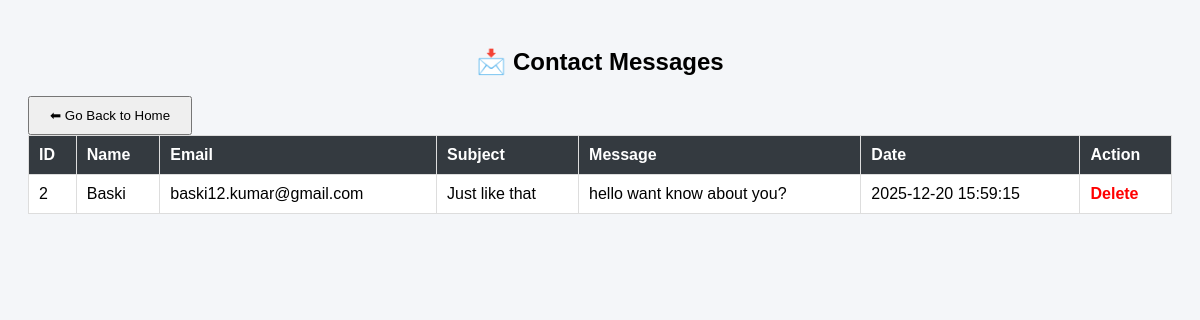
The app's page /manage_contact_msg.php, older data.
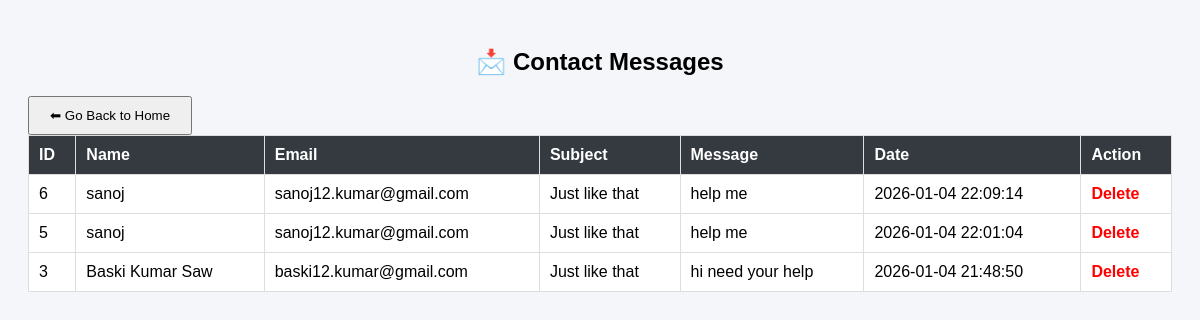
The same page, newer data.
### tables this page shows
CREATE TABLE `contact_messages` (
  `id` int(11) NOT NULL,
  `name` varchar(100) DEFAULT NULL,
  `email` varchar(100) DEFAULT NULL,
  `subject` varchar(150) DEFAULT NULL,
  `message` text DEFAULT NULL,
  `created_at` timestamp NOT NULL DEFAULT current_timestamp(),
  `status` int(2) NOT NULL DEFAULT 1
);

### manage_contact_msg.php (the view, shortened to what this page needs)
<?php
include 'conn.php';
?>
<!DOCTYPE html>
<html>
<head>
</head>
<body>
<h2>📩 Contact Messages</h2>
<a href="admin_dashboard.php">
    <button type="button" style="padding:10px 20px; cursor:pointer;">
        ⬅ Go Back to Home
    </button>
</a>
<table>
    <tr>
        <th>ID</th>
        <th>Name</th>
        <th>Email</th>
        <th>Subject</th>
        <th>Message</th>
        <th>Date</th>
        <th>Action</th>
    </tr>
    <?php
    $result = mysqli_query($conn, "SELECT * FROM contact_messages ORDER BY id DESC");
    if (mysqli_num_rows($result) > 0) {
        while ($row = mysqli_fetch_assoc($result)) {
            ?>
            <tr>
                <td><?= $row['id']; ?></td>
                <td><?= htmlspecialchars($row['name']); ?></td>
                <td><?= htmlspecialchars($row['email']); ?></td>
                <td><?= htmlspecialchars($row['subject']); ?></td>
                <td><?= nl2br(htmlspecialchars($row['message'])); ?></td>
                <td><?= $row['created_at']; ?></td>
                <td>
                    <a class="delete"
                       href="manage_contact_msg.php?delete=<?= $row['id']; ?>"
                       onclick="return confirm('Are you sure you want to delete this message?')">
                       Delete
                    </a>
                </td>
            </tr>
            <?php
        }
    } else {
        echo "<tr><td colspan='7' style='text-align:center;'>No messages found</td></tr>";
    }
    ?>
</table>
</body>
</html>

### manage_contact_msg.php (style rules this page uses)
body { font-family: Arial, sans-serif; background: #f4f6f9; padding: 20px; }
h2 { text-align: center; }
table { width: 100%; border-collapse: collapse; background: #fff; }
th, td { padding: 10px; border: 1px solid #ddd; text-align: left; }
th { background: #343a40; color: #fff; }
a.delete { color: red; text-decoration: none; font-weight: bold; }

Row changes from the older to the newer data that the page shows:
removed contact_messages: id "2", name "Baski", email "baski12.kumar@gmail.com", subject "Just like that", message "hello want know about you?", created_at "2025-12-20 15:59:15"
added contact_messages: id "6", name "sanoj", email "sanoj12.kumar@gmail.com", subject "Just like that", message "help me", created_at "2026-01-04 22:09:14"
added contact_messages: id "5", name "sanoj", email "sanoj12.kumar@gmail.com", subject "Just like that", message "help me", created_at "2026-01-04 22:01:04"
added contact_messages: id "3", name "Baski Kumar Saw", email "baski12.kumar@gmail.com", subject "Just like that", message "hi need your help", created_at "2026-01-04 21:48:50"
